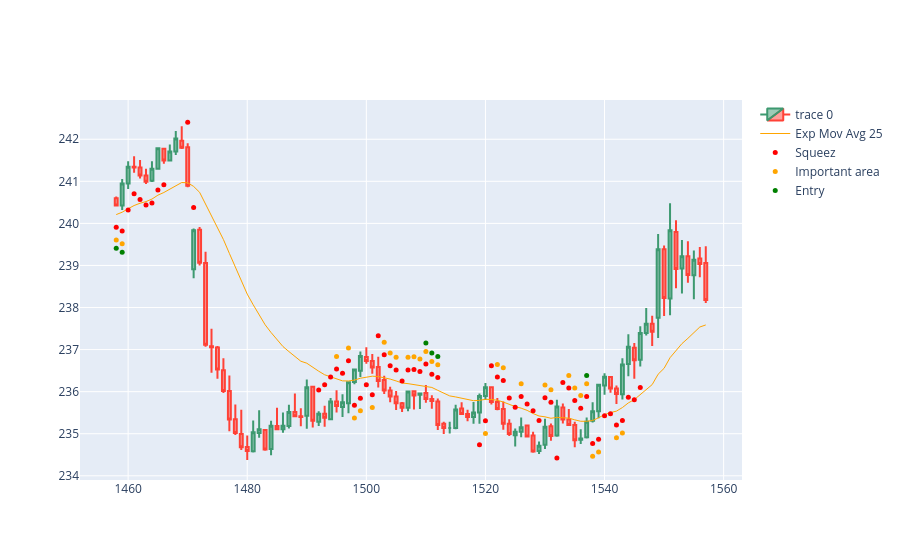

Notebook code for this chart:
### Code cell
import plotly.io as pio
import plotly.graph_objects as go  

dfpl = df[1458:1558]

fig = go.Figure(
    data=[
        go.Candlestick(
            x=dfpl.index,
            open=dfpl['Open'],
            high=dfpl['High'],
            low=dfpl['Low'],
            close=dfpl['Close']),
        go.Scatter(
            x=dfpl.index, 
            y=dfpl['ema25'],
            line=dict(color='orange', width=1), 
            name="Exp Mov Avg 25")
    ]
)

fig.add_scatter(x=dfpl.index, y=dfpl['squezzeArea'], mode="markers", marker=dict(size=5, color="red"), name="Squeez")
fig.add_scatter(x=dfpl.index, y=dfpl['squeezeCloseToEmaArea'], mode="markers", marker=dict(size=5, color="orange"), name="Important area")
fig.add_scatter(x=dfpl.index, y=dfpl['posibleBreakArea'], mode="markers", marker=dict(size=5, color="green"), name="Entry")

fig.update_layout(xaxis_rangeslider_visible=False)
fig.show()
